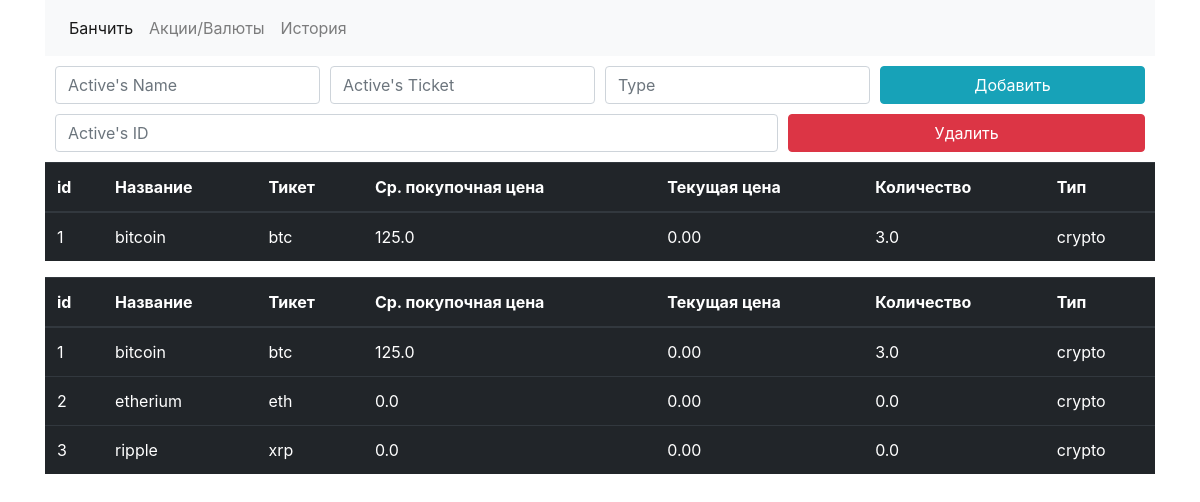
The app's page /actives with its own data.
### portf/models.py (models this page shows, shortened)
class Actives(db.Model):
    id = db.Column(db.Integer, primary_key=True)
    name = db.Column(db.String(20), nullable=False, unique=True)
    ticket = db.Column(db.String(10), nullable=False, unique=True)
    count = db.Column(db.Float, nullable=True, default=0)
    price = db.Column(db.Float, nullable=True, default=0)
    type = db.Column(db.String(10), nullable=False)
    history_orders = db.relationship('History', backref='active')

### portf/routes.py (the view, shortened to what this page needs)
@app.route('/actives', methods=('POST', 'GET'))
def actives():
    actives = Actives.query.filter(Actives.count != 0)
    all_actives = Actives.query.all()
    if 'error' not in locals():
        error = None
    return render_template('actives.html', actives=actives, all_actives=all_actives, error=error)

### portf/templates/actives.html (shortened to what this page needs)
{% extends 'base.html' %}
{% block body %}
    <form method='post' class="horizont_form" autocomplete="off">
      <div class="form-row">
        <div class="col col-6 col-sm-3">
          <input name='active_name' type="text" class="form-control" placeholder="Active's Name">
        </div>
        <div class="col col-6 col-sm-3">
          <input name='ticket' type="text" class="form-control" placeholder="Active's Ticket">
        </div>
        <div class="col col-6 col-sm-3">
          <input name='type' type="text" class="form-control" placeholder="Type">
        </div>
        <div class="col col-6 col-sm-3">
            <button class="btn btn-info btn-block" type="submit">Добавить</button>
        </div>
      </div>
    </form>
    <form method='post' class="horizont_form" autocomplete="off">
      <div class="form-row">
        <div class="col col-8 col-sm-8">
          <input name='id' type="text" class="form-control" placeholder="Active's ID">
        </div>
        <div class="col col-4 col-sm-4">
            <button class="btn btn-danger btn-block" type="submit">Удалить</button>
        </div>
      </div>
    </form>
    <div class="table-responsive table_actives ">
        <table class="table table-hover table-dark">
          <thead>
            <tr>
              <th scope="col">id</th>
              <th scope="col">Название</th>
              <th scope="col">Тикет </th>
              <th scope="col">Ср. покупочная цена</th>
              <th scope="col">Текущая цена</th>
              <th scope="col">Количество</th>
              <th scope="col">Тип</th>
            </tr>
          </thead>
          <tbody>
            {% for active in actives %}
                <tr>
                  <td>{{ active.id }}</td>
                  <td>{{ active.name }}</td>
                  <td>{{ active.ticket }}</td>
                  <td>{{ active.price }}</td>
                  <td>0.00</td>
                  <td>{{ active.count }}</td>
                  <td>{{ active.type }}</td>
                </tr>
            {% endfor %}
          </tbody>
        </table>
    </div>
    <div class="table-responsive table_all_actives">
        <table class="table table-hover table-dark">
          <thead>
            <tr>
              <th scope="col">id</th>
              <th scope="col">Название</th>
              <th scope="col">Тикет </th>
              <th scope="col">Ср. покупочная цена</th>
              <th scope="col">Текущая цена</th>
              <th scope="col">Количество</th>
              <th scope="col">Тип</th>
            </tr>
          </thead>
          <tbody>
            {% for active in all_actives %}
                <tr>
                  <td>{{ active.id }}</td>
                  <td>{{ active.name }}</td>
                  <td>{{ active.ticket }}</td>
                  <td>{{ active.price }}</td>
                  <td id={{ 'actual_' + active.name }}>0.00</td>
                  <td>{{ active.count }}</td>
                  <td>{{ active.type }}</td>
                </tr>
            {% endfor %}
          </tbody>
        </table>
    </div>
{% endblock %}

### portf/static/style_index.css (style rules this page uses)
form { margin: 10px; }

### records on screen
Actives: id "1", name "bitcoin", ticket "btc", price "125.0", count "3.0", type "crypto"
Actives: id "2", name "etherium", ticket "eth", price "0.0", count "0.0", type "crypto"
Actives: id "3", name "ripple", ticket "xrp", price "0.0", count "0.0", type "crypto"
